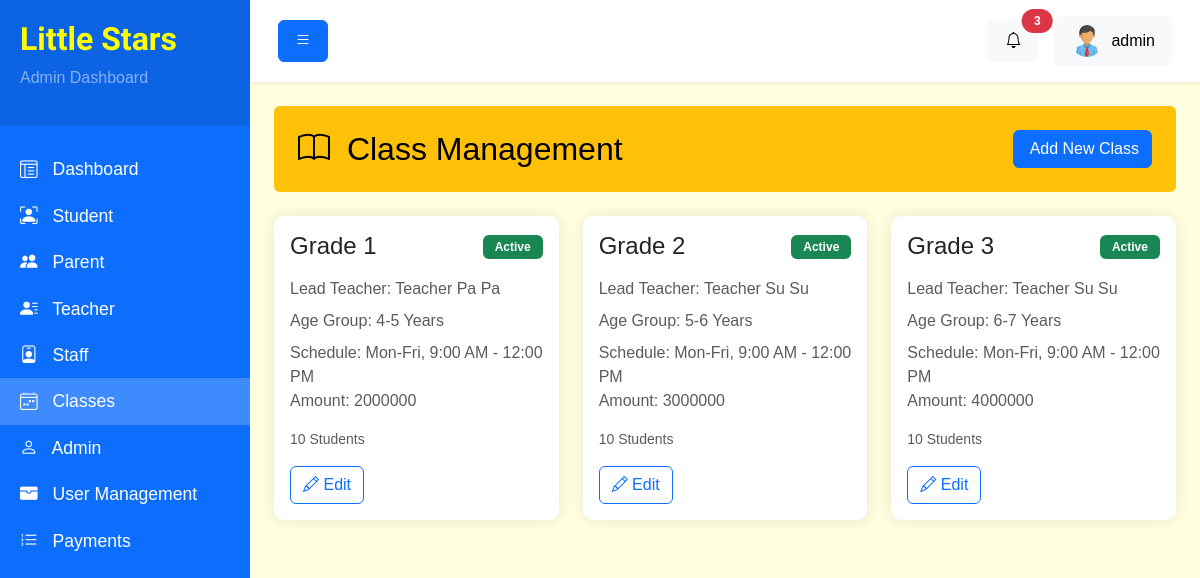
The app's page /backend/classes.php (signed in) with its own data.
### tables this page shows
CREATE TABLE `Classes` (
  `class_id` int NOT NULL,
  `teacher_id` int NOT NULL,
  `class_name` varchar(50) NOT NULL,
  `class_photo` varchar(255) DEFAULT NULL,
  `fees` int NOT NULL,
  `age_group` varchar(50) NOT NULL,
  `max_students` int DEFAULT NULL,
  `schedule` text,
  `start_date` date NOT NULL,
  `status` enum('active','inactive') NOT NULL DEFAULT 'active'
);

CREATE TABLE `Teachers` (
  `teacher_id` int NOT NULL,
  `user_id` int NOT NULL,
  `name` varchar(50) NOT NULL,
  `photo` varchar(255) DEFAULT NULL,
  `position` varchar(255) DEFAULT NULL,
  `phone` varchar(50) NOT NULL,
  `experience` varchar(50) DEFAULT NULL,
  `qualification` varchar(255) DEFAULT NULL,
  `hire_date` date NOT NULL,
  `salary` int DEFAULT NULL,
  `address` text
);

### backend/components/classes/cards.php (the view)
<div class="row">
<?php
    $get_class_list_query = "SELECT * , Teachers.name as teacher_name FROM Classes LEFT JOIN Teachers ON Classes.teacher_id = Teachers.teacher_id";
    $statement = $pdo->prepare($get_class_list_query);
    $statement->execute();
    $classes = [];
    while($class = $statement->fetch(PDO::FETCH_ASSOC)) {
        $classes[] = $class;
    }
?>
<?php if(count($classes) > 0) : ?>
    <?php foreach($classes as $class) : ?>
    <div class="col-md-4 mb-4">
        <div class="card">
            <div class="card-body">
                <div class="d-flex justify-content-between align-items-center mb-3">
                    <h4 class="card-title mb-0"><?= $class['class_name'] ?></h4>
                    <?php if($class['status'] == 'active') : ?>
                    <span class="badge bg-success">Active</span>
                    <?php elseif($class['status'] == 'inactive') : ?>
                    <span class="badge bg-danger">Inactive</span>
                    <?php endif; ?>
                </div>
                <div class="mb-3">
                    <p class="text-muted mb-2">Lead Teacher: <?= $class['teacher_name'] ?></p>
                    <p class="text-muted mb-2">Age Group: <?= $class['age_group'] ?></p>
                    <p class="text-muted mb-0">Schedule: <?= $class['schedule'] ?></p>
                    <p class="text-muted mb-0">Amount: <?= $class['fees'] ?></p>
                </div>
                <div class="d-flex justify-content-between text-muted small mb-3">
                    <span><?= $class['max_students'] ?> Students</span>
                </div>
                <div class="d-flex justify-content-between">
                    <a href="classes-edit.php?id=<?= $class['class_id'] ?>" class="btn btn-outline-primary"><i class="bi bi-pencil"></i> Edit</a>
                </div>
            </div>
        </div>
    </div>
    <?php endforeach; ?>
<?php endif; ?>

### backend/css/style.css (style rules this page uses)
body { background: #f8f9fa; font-family: "Arial", sans-serif; }
.card { border: none; border-radius: 10px; box-shadow: 0 0 15px rgba(0, 0, 0, 0.1); margin-bottom: 20px; }
.badge { padding: 0.5em 1em; }

### backend/layouts/header.php (style rules this page uses)
body { background-color: lightyellow !important; }

### records on screen
classes: class_name "Grade 1", status "Active", teacher.name "Teacher Pa Pa", age_group "4-5 Years", schedule "Mon-Fri, 9:00 AM - 12:00 PM", fees "2000000", max_students "10"
classes: class_name "Grade 2", status "Active", teacher.name "Teacher Su Su", age_group "5-6 Years", schedule "Mon-Fri, 9:00 AM - 12:00 PM", fees "3000000", max_students "10"
classes: class_name "Grade 3", status "Active", teacher.name "Teacher Su Su", age_group "6-7 Years", schedule "Mon-Fri, 9:00 AM - 12:00 PM", fees "4000000", max_students "10"

### other values on screen
$item['name'] "Dashboard"
$item['name'] "Student"
$item['name'] "Parent"
$item['name'] "Teacher"
$item['name'] "Staff"
$item['name'] "Classes"
$item['name'] "Admin"
$item['name'] "User Management"
$item['name'] "Payments"
$_SESSION['admin_user']['name'] "admin"
